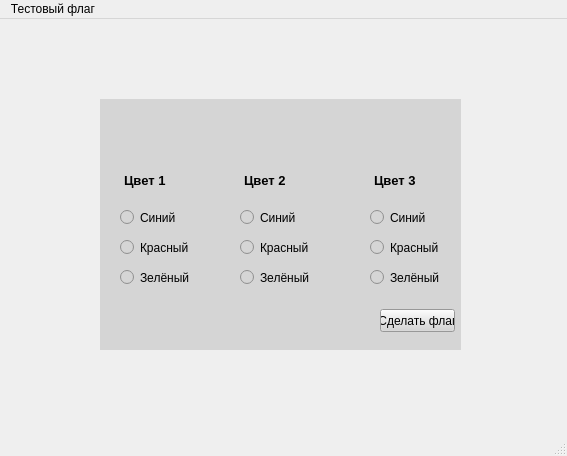
<?xml version="1.0" encoding="UTF-8"?>
<ui version="4.0">
 <class>MainWindow</class>
 <widget class="QMainWindow" name="MainWindow">
  <property name="geometry">
   <rect>
    <x>0</x>
    <y>0</y>
    <width>567</width>
    <height>456</height>
   </rect>
  </property>
  <property name="windowTitle">
   <string>MainWindow</string>
  </property>
  <widget class="QWidget" name="centralwidget">
   <widget class="QWidget" name="widget" native="true">
    <property name="geometry">
     <rect>
      <x>100</x>
      <y>80</y>
      <width>361</width>
      <height>251</height>
     </rect>
    </property>
    <property name="autoFillBackground">
     <bool>false</bool>
    </property>
    <property name="styleSheet">
     <string notr="true">QWidget{
background-color: rgb(213, 213, 213)
}</string>
    </property>
    <widget class="QRadioButton" name="radioButton">
     <property name="geometry">
      <rect>
       <x>20</x>
       <y>110</y>
       <width>82</width>
       <height>17</height>
      </rect>
     </property>
     <property name="text">
      <string>Синий</string>
     </property>
    </widget>
    <widget class="QRadioButton" name="radioButton_2">
     <property name="geometry">
      <rect>
       <x>20</x>
       <y>140</y>
       <width>82</width>
       <height>17</height>
      </rect>
     </property>
     <property name="text">
      <string>Красный</string>
     </property>
    </widget>
    <widget class="QRadioButton" name="radioButton_3">
     <property name="geometry">
      <rect>
       <x>20</x>
       <y>170</y>
       <width>82</width>
       <height>17</height>
      </rect>
     </property>
     <property name="text">
      <string>Зелёный</string>
     </property>
    </widget>
    <widget class="QRadioButton" name="radioButton_7">
     <property name="geometry">
      <rect>
       <x>140</x>
       <y>110</y>
       <width>82</width>
       <height>17</height>
      </rect>
     </property>
     <property name="text">
      <string>Синий</string>
     </property>
    </widget>
    <widget class="QRadioButton" name="radioButton_8">
     <property name="geometry">
      <rect>
       <x>270</x>
       <y>110</y>
       <width>82</width>
       <height>17</height>
      </rect>
     </property>
     <property name="text">
      <string>Синий</string>
     </property>
    </widget>
    <widget class="QRadioButton" name="radioButton_9">
     <property name="geometry">
      <rect>
       <x>140</x>
       <y>140</y>
       <width>82</width>
       <height>17</height>
      </rect>
     </property>
     <property name="text">
      <string>Красный</string>
     </property>
    </widget>
    <widget class="QRadioButton" name="radioButton_10">
     <property name="geometry">
      <rect>
       <x>270</x>
       <y>140</y>
       <width>82</width>
       <height>17</height>
      </rect>
     </property>
     <property name="text">
      <string>Красный</string>
     </property>
    </widget>
    <widget class="QRadioButton" name="radioButton_11">
     <property name="geometry">
      <rect>
       <x>140</x>
       <y>170</y>
       <width>82</width>
       <height>17</height>
      </rect>
     </property>
     <property name="text">
      <string>Зелёный</string>
     </property>
    </widget>
    <widget class="QRadioButton" name="radioButton_12">
     <property name="geometry">
      <rect>
       <x>270</x>
       <y>170</y>
       <width>82</width>
       <height>17</height>
      </rect>
     </property>
     <property name="text">
      <string>Зелёный</string>
     </property>
     <property name="checkable">
      <bool>false</bool>
     </property>
    </widget>
    <widget class="QPushButton" name="pushButton">
     <property name="geometry">
      <rect>
       <x>280</x>
       <y>210</y>
       <width>75</width>
       <height>23</height>
      </rect>
     </property>
     <property name="text">
      <string>Сделать флаг</string>
     </property>
    </widget>
    <widget class="QTextEdit" name="textEdit">
     <property name="geometry">
      <rect>
       <x>20</x>
       <y>70</y>
       <width>61</width>
       <height>31</height>
      </rect>
     </property>
     <property name="frameShape">
      <enum>QFrame::NoFrame</enum>
     </property>
     <property name="html">
      <string>&lt;!DOCTYPE HTML PUBLIC &quot;-//W3C//DTD HTML 4.0//EN&quot; &quot;http://www.w3.org/TR/REC-html40/strict.dtd&quot;&gt;
&lt;html&gt;&lt;head&gt;&lt;meta name=&quot;qrichtext&quot; content=&quot;1&quot; /&gt;&lt;style type=&quot;text/css&quot;&gt;
p, li { white-space: pre-wrap; }
&lt;/style&gt;&lt;/head&gt;&lt;body style=&quot; font-family:'MS Shell Dlg 2'; font-size:8.25pt; font-weight:400; font-style:normal;&quot;&gt;
&lt;p style=&quot; margin-top:0px; margin-bottom:0px; margin-left:0px; margin-right:0px; -qt-block-indent:0; text-indent:0px;&quot;&gt;&lt;span style=&quot; font-size:10pt; font-weight:600;&quot;&gt;Цвет 1&lt;/span&gt;&lt;/p&gt;&lt;/body&gt;&lt;/html&gt;</string>
     </property>
    </widget>
    <widget class="QTextEdit" name="textEdit_3">
     <property name="geometry">
      <rect>
       <x>140</x>
       <y>70</y>
       <width>61</width>
       <height>31</height>
      </rect>
     </property>
     <property name="frameShape">
      <enum>QFrame::NoFrame</enum>
     </property>
     <property name="html">
      <string>&lt;!DOCTYPE HTML PUBLIC &quot;-//W3C//DTD HTML 4.0//EN&quot; &quot;http://www.w3.org/TR/REC-html40/strict.dtd&quot;&gt;
&lt;html&gt;&lt;head&gt;&lt;meta name=&quot;qrichtext&quot; content=&quot;1&quot; /&gt;&lt;style type=&quot;text/css&quot;&gt;
p, li { white-space: pre-wrap; }
&lt;/style&gt;&lt;/head&gt;&lt;body style=&quot; font-family:'MS Shell Dlg 2'; font-size:8.25pt; font-weight:400; font-style:normal;&quot;&gt;
&lt;p style=&quot; margin-top:0px; margin-bottom:0px; margin-left:0px; margin-right:0px; -qt-block-indent:0; text-indent:0px;&quot;&gt;&lt;span style=&quot; font-size:10pt; font-weight:600;&quot;&gt;Цвет 2&lt;/span&gt;&lt;/p&gt;&lt;/body&gt;&lt;/html&gt;</string>
     </property>
    </widget>
    <widget class="QTextEdit" name="textEdit_2">
     <property name="geometry">
      <rect>
       <x>270</x>
       <y>70</y>
       <width>61</width>
       <height>31</height>
      </rect>
     </property>
     <property name="frameShape">
      <enum>QFrame::NoFrame</enum>
     </property>
     <property name="html">
      <string>&lt;!DOCTYPE HTML PUBLIC &quot;-//W3C//DTD HTML 4.0//EN&quot; &quot;http://www.w3.org/TR/REC-html40/strict.dtd&quot;&gt;
&lt;html&gt;&lt;head&gt;&lt;meta name=&quot;qrichtext&quot; content=&quot;1&quot; /&gt;&lt;style type=&quot;text/css&quot;&gt;
p, li { white-space: pre-wrap; }
&lt;/style&gt;&lt;/head&gt;&lt;body style=&quot; font-family:'MS Shell Dlg 2'; font-size:8.25pt; font-weight:400; font-style:normal;&quot;&gt;
&lt;p style=&quot; margin-top:0px; margin-bottom:0px; margin-left:0px; margin-right:0px; -qt-block-indent:0; text-indent:0px;&quot;&gt;&lt;span style=&quot; font-size:10pt; font-weight:600;&quot;&gt;Цвет 3&lt;/span&gt;&lt;/p&gt;&lt;/body&gt;&lt;/html&gt;</string>
     </property>
    </widget>
   </widget>
  </widget>
  <widget class="QMenuBar" name="menubar">
   <property name="geometry">
    <rect>
     <x>0</x>
     <y>0</y>
     <width>567</width>
     <height>21</height>
    </rect>
   </property>
   <widget class="QMenu" name="menu">
    <property name="title">
     <string>Тестовый флаг</string>
    </property>
   </widget>
   <addaction name="menu"/>
  </widget>
  <widget class="QStatusBar" name="statusbar"/>
 </widget>
 <resources/>
 <connections/>
</ui>
